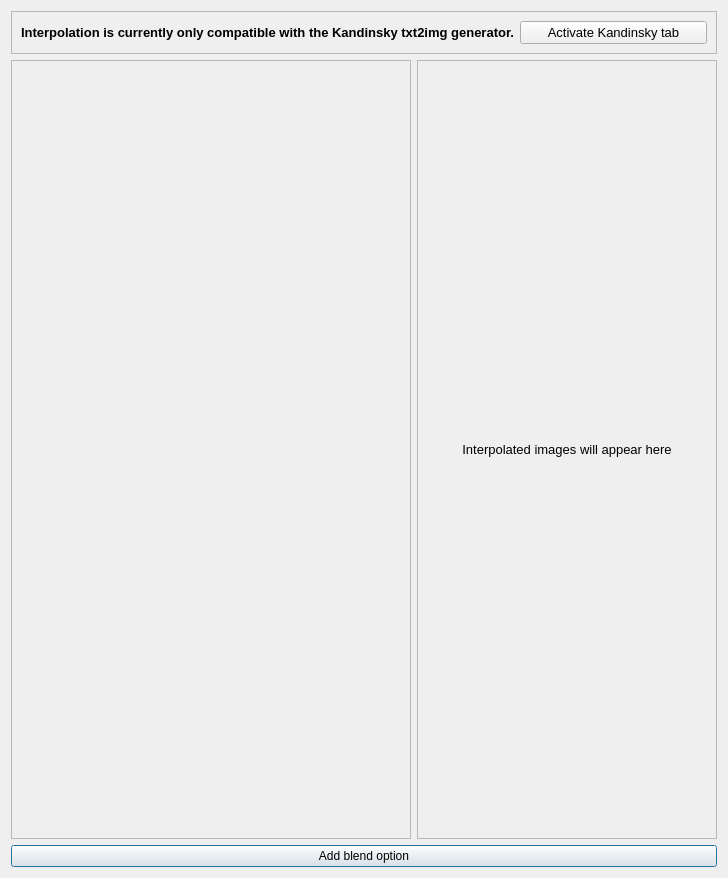
<?xml version="1.0" encoding="UTF-8"?>
<ui version="4.0">
 <class>Dialog</class>
 <widget class="QDialog" name="Dialog">
  <property name="geometry">
   <rect>
    <x>0</x>
    <y>0</y>
    <width>728</width>
    <height>878</height>
   </rect>
  </property>
  <property name="windowTitle">
   <string>Dialog</string>
  </property>
  <layout class="QGridLayout" name="gridLayout_2">
   <item row="1" column="0">
    <layout class="QGridLayout" name="gridLayout">
     <item row="0" column="1">
      <widget class="QScrollArea" name="generate_scroll_area">
       <property name="sizePolicy">
        <sizepolicy hsizetype="Maximum" vsizetype="Expanding">
         <horstretch>0</horstretch>
         <verstretch>0</verstretch>
        </sizepolicy>
       </property>
       <property name="minimumSize">
        <size>
         <width>300</width>
         <height>0</height>
        </size>
       </property>
       <property name="maximumSize">
        <size>
         <width>300</width>
         <height>16777215</height>
        </size>
       </property>
       <property name="widgetResizable">
        <bool>true</bool>
       </property>
       <widget class="QWidget" name="generatedScrollArea">
        <property name="geometry">
         <rect>
          <x>0</x>
          <y>0</y>
          <width>298</width>
          <height>776</height>
         </rect>
        </property>
        <layout class="QGridLayout" name="gridLayout_4">
         <item row="0" column="0">
          <widget class="QLabel" name="interpolated_images_label">
           <property name="font">
            <font>
             <pointsize>10</pointsize>
            </font>
           </property>
           <property name="text">
            <string>Interpolated images will appear here</string>
           </property>
           <property name="alignment">
            <set>Qt::AlignCenter</set>
           </property>
          </widget>
         </item>
        </layout>
       </widget>
      </widget>
     </item>
     <item row="0" column="0">
      <widget class="QScrollArea" name="interpolation_scrollarea">
       <property name="minimumSize">
        <size>
         <width>256</width>
         <height>0</height>
        </size>
       </property>
       <property name="widgetResizable">
        <bool>true</bool>
       </property>
       <widget class="QWidget" name="interpolation_scrollarea_layout">
        <property name="geometry">
         <rect>
          <x>0</x>
          <y>0</y>
          <width>400</width>
          <height>776</height>
         </rect>
        </property>
        <layout class="QGridLayout" name="gridLayout_3"/>
       </widget>
      </widget>
     </item>
    </layout>
   </item>
   <item row="2" column="0">
    <widget class="QPushButton" name="add_blend_option_button">
     <property name="text">
      <string>Add blend option</string>
     </property>
    </widget>
   </item>
   <item row="0" column="0">
    <widget class="QFrame" name="generate_frame">
     <property name="frameShape">
      <enum>QFrame::StyledPanel</enum>
     </property>
     <property name="frameShadow">
      <enum>QFrame::Raised</enum>
     </property>
     <layout class="QGridLayout" name="gridLayout_5">
      <item row="0" column="0">
       <widget class="QLabel" name="label_2">
        <property name="font">
         <font>
          <pointsize>10</pointsize>
          <bold>true</bold>
         </font>
        </property>
        <property name="text">
         <string>Interpolation is currently only compatible with the Kandinsky txt2img generator.</string>
        </property>
        <property name="alignment">
         <set>Qt::AlignCenter</set>
        </property>
       </widget>
      </item>
      <item row="0" column="1">
       <widget class="QPushButton" name="kandinsky_button">
        <property name="font">
         <font>
          <pointsize>10</pointsize>
         </font>
        </property>
        <property name="text">
         <string>Activate Kandinsky tab</string>
        </property>
       </widget>
      </item>
     </layout>
    </widget>
   </item>
  </layout>
 </widget>
 <resources/>
 <connections/>
</ui>
